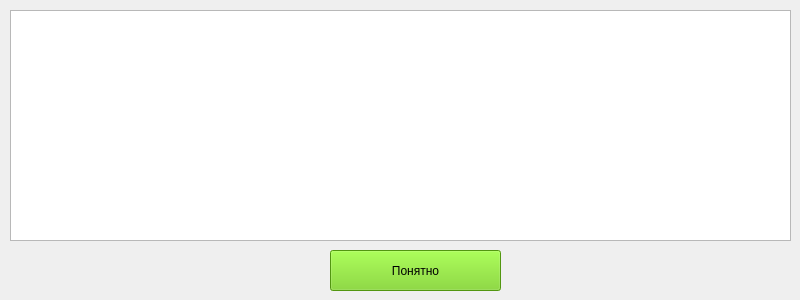
<?xml version="1.0" encoding="UTF-8"?>
<ui version="4.0">
 <class>AnsPopup</class>
 <widget class="QWidget" name="AnsPopup">
  <property name="geometry">
   <rect>
    <x>0</x>
    <y>0</y>
    <width>800</width>
    <height>300</height>
   </rect>
  </property>
  <property name="minimumSize">
   <size>
    <width>800</width>
    <height>300</height>
   </size>
  </property>
  <property name="maximumSize">
   <size>
    <width>800</width>
    <height>300</height>
   </size>
  </property>
  <property name="windowTitle">
   <string>Ответ </string>
  </property>
  <widget class="QTextBrowser" name="textPad">
   <property name="geometry">
    <rect>
     <x>10</x>
     <y>10</y>
     <width>781</width>
     <height>231</height>
    </rect>
   </property>
   <property name="font">
    <font>
     <family>KacstDigital</family>
     <pointsize>16</pointsize>
    </font>
   </property>
   <property name="html">
    <string>&lt;!DOCTYPE HTML PUBLIC &quot;-//W3C//DTD HTML 4.0//EN&quot; &quot;http://www.w3.org/TR/REC-html40/strict.dtd&quot;&gt;
&lt;html&gt;&lt;head&gt;&lt;meta name=&quot;qrichtext&quot; content=&quot;1&quot; /&gt;&lt;style type=&quot;text/css&quot;&gt;
p, li { white-space: pre-wrap; }
&lt;/style&gt;&lt;/head&gt;&lt;body style=&quot; font-family:'KacstDigital'; font-size:16pt; font-weight:400; font-style:normal;&quot;&gt;
&lt;p align=&quot;justify&quot; style=&quot;-qt-paragraph-type:empty; margin-top:0px; margin-bottom:0px; margin-left:0px; margin-right:0px; -qt-block-indent:0; text-indent:0px; font-family:'Ubuntu'; font-size:11pt;&quot;&gt;&lt;br /&gt;&lt;/p&gt;&lt;/body&gt;&lt;/html&gt;</string>
   </property>
  </widget>
  <widget class="QPushButton" name="okBtn">
   <property name="geometry">
    <rect>
     <x>330</x>
     <y>250</y>
     <width>171</width>
     <height>41</height>
    </rect>
   </property>
   <property name="sizePolicy">
    <sizepolicy hsizetype="Fixed" vsizetype="Fixed">
     <horstretch>0</horstretch>
     <verstretch>0</verstretch>
    </sizepolicy>
   </property>
   <property name="palette">
    <palette>
     <active>
      <colorrole role="WindowText">
       <brush brushstyle="SolidPattern">
        <color alpha="255">
         <red>0</red>
         <green>0</green>
         <blue>0</blue>
        </color>
       </brush>
      </colorrole>
      <colorrole role="Button">
       <brush brushstyle="SolidPattern">
        <color alpha="255">
         <red>115</red>
         <green>210</green>
         <blue>22</blue>
        </color>
       </brush>
      </colorrole>
      <colorrole role="Light">
       <brush brushstyle="SolidPattern">
        <color alpha="255">
         <red>170</red>
         <green>255</green>
         <blue>87</blue>
        </color>
       </brush>
      </colorrole>
      <colorrole role="Midlight">
       <brush brushstyle="SolidPattern">
        <color alpha="255">
         <red>142</red>
         <green>232</green>
         <blue>54</blue>
        </color>
       </brush>
      </colorrole>
      <colorrole role="Dark">
       <brush brushstyle="SolidPattern">
        <color alpha="255">
         <red>57</red>
         <green>105</green>
         <blue>11</blue>
        </color>
       </brush>
      </colorrole>
      <colorrole role="Mid">
       <brush brushstyle="SolidPattern">
        <color alpha="255">
         <red>76</red>
         <green>140</green>
         <blue>14</blue>
        </color>
       </brush>
      </colorrole>
      <colorrole role="Text">
       <brush brushstyle="SolidPattern">
        <color alpha="255">
         <red>0</red>
         <green>0</green>
         <blue>0</blue>
        </color>
       </brush>
      </colorrole>
      <colorrole role="BrightText">
       <brush brushstyle="SolidPattern">
        <color alpha="255">
         <red>255</red>
         <green>255</green>
         <blue>255</blue>
        </color>
       </brush>
      </colorrole>
      <colorrole role="ButtonText">
       <brush brushstyle="SolidPattern">
        <color alpha="255">
         <red>0</red>
         <green>0</green>
         <blue>0</blue>
        </color>
       </brush>
      </colorrole>
      <colorrole role="Base">
       <brush brushstyle="SolidPattern">
        <color alpha="255">
         <red>255</red>
         <green>255</green>
         <blue>255</blue>
        </color>
       </brush>
      </colorrole>
      <colorrole role="Window">
       <brush brushstyle="SolidPattern">
        <color alpha="255">
         <red>115</red>
         <green>210</green>
         <blue>22</blue>
        </color>
       </brush>
      </colorrole>
      <colorrole role="Shadow">
       <brush brushstyle="SolidPattern">
        <color alpha="255">
         <red>0</red>
         <green>0</green>
         <blue>0</blue>
        </color>
       </brush>
      </colorrole>
      <colorrole role="AlternateBase">
       <brush brushstyle="SolidPattern">
        <color alpha="255">
         <red>185</red>
         <green>232</green>
         <blue>138</blue>
        </color>
       </brush>
      </colorrole>
      <colorrole role="ToolTipBase">
       <brush brushstyle="SolidPattern">
        <color alpha="255">
         <red>255</red>
         <green>255</green>
         <blue>220</blue>
        </color>
       </brush>
      </colorrole>
      <colorrole role="ToolTipText">
       <brush brushstyle="SolidPattern">
        <color alpha="255">
         <red>0</red>
         <green>0</green>
         <blue>0</blue>
        </color>
       </brush>
      </colorrole>
      <colorrole role="PlaceholderText">
       <brush brushstyle="SolidPattern">
        <color alpha="128">
         <red>0</red>
         <green>0</green>
         <blue>0</blue>
        </color>
       </brush>
      </colorrole>
     </active>
     <inactive>
      <colorrole role="WindowText">
       <brush brushstyle="SolidPattern">
        <color alpha="255">
         <red>0</red>
         <green>0</green>
         <blue>0</blue>
        </color>
       </brush>
      </colorrole>
      <colorrole role="Button">
       <brush brushstyle="SolidPattern">
        <color alpha="255">
         <red>115</red>
         <green>210</green>
         <blue>22</blue>
        </color>
       </brush>
      </colorrole>
      <colorrole role="Light">
       <brush brushstyle="SolidPattern">
        <color alpha="255">
         <red>170</red>
         <green>255</green>
         <blue>87</blue>
        </color>
       </brush>
      </colorrole>
      <colorrole role="Midlight">
       <brush brushstyle="SolidPattern">
        <color alpha="255">
         <red>142</red>
         <green>232</green>
         <blue>54</blue>
        </color>
       </brush>
      </colorrole>
      <colorrole role="Dark">
       <brush brushstyle="SolidPattern">
        <color alpha="255">
         <red>57</red>
         <green>105</green>
         <blue>11</blue>
        </color>
       </brush>
      </colorrole>
      <colorrole role="Mid">
       <brush brushstyle="SolidPattern">
        <color alpha="255">
         <red>76</red>
         <green>140</green>
         <blue>14</blue>
        </color>
       </brush>
      </colorrole>
      <colorrole role="Text">
       <brush brushstyle="SolidPattern">
        <color alpha="255">
         <red>0</red>
         <green>0</green>
         <blue>0</blue>
        </color>
       </brush>
      </colorrole>
      <colorrole role="BrightText">
       <brush brushstyle="SolidPattern">
        <color alpha="255">
         <red>255</red>
         <green>255</green>
         <blue>255</blue>
        </color>
       </brush>
      </colorrole>
      <colorrole role="ButtonText">
       <brush brushstyle="SolidPattern">
        <color alpha="255">
         <red>0</red>
         <green>0</green>
         <blue>0</blue>
        </color>
       </brush>
      </colorrole>
      <colorrole role="Base">
       <brush brushstyle="SolidPattern">
        <color alpha="255">
         <red>255</red>
         <green>255</green>
         <blue>255</blue>
        </color>
       </brush>
      </colorrole>
      <colorrole role="Window">
       <brush brushstyle="SolidPattern">
        <color alpha="255">
         <red>115</red>
         <green>210</green>
         <blue>22</blue>
        </color>
       </brush>
      </colorrole>
      <colorrole role="Shadow">
       <brush brushstyle="SolidPattern">
        <color alpha="255">
         <red>0</red>
         <green>0</green>
         <blue>0</blue>
        </color>
       </brush>
      </colorrole>
      <colorrole role="AlternateBase">
       <brush brushstyle="SolidPattern">
        <color alpha="255">
         <red>185</red>
         <green>232</green>
         <blue>138</blue>
        </color>
       </brush>
      </colorrole>
      <colorrole role="ToolTipBase">
       <brush brushstyle="SolidPattern">
        <color alpha="255">
         <red>255</red>
         <green>255</green>
         <blue>220</blue>
        </color>
       </brush>
      </colorrole>
      <colorrole role="ToolTipText">
       <brush brushstyle="SolidPattern">
        <color alpha="255">
         <red>0</red>
         <green>0</green>
         <blue>0</blue>
        </color>
       </brush>
      </colorrole>
      <colorrole role="PlaceholderText">
       <brush brushstyle="SolidPattern">
        <color alpha="128">
         <red>0</red>
         <green>0</green>
         <blue>0</blue>
        </color>
       </brush>
      </colorrole>
     </inactive>
     <disabled>
      <colorrole role="WindowText">
       <brush brushstyle="SolidPattern">
        <color alpha="255">
         <red>57</red>
         <green>105</green>
         <blue>11</blue>
        </color>
       </brush>
      </colorrole>
      <colorrole role="Button">
       <brush brushstyle="SolidPattern">
        <color alpha="255">
         <red>115</red>
         <green>210</green>
         <blue>22</blue>
        </color>
       </brush>
      </colorrole>
      <colorrole role="Light">
       <brush brushstyle="SolidPattern">
        <color alpha="255">
         <red>170</red>
         <green>255</green>
         <blue>87</blue>
        </color>
       </brush>
      </colorrole>
      <colorrole role="Midlight">
       <brush brushstyle="SolidPattern">
        <color alpha="255">
         <red>142</red>
         <green>232</green>
         <blue>54</blue>
        </color>
       </brush>
      </colorrole>
      <colorrole role="Dark">
       <brush brushstyle="SolidPattern">
        <color alpha="255">
         <red>57</red>
         <green>105</green>
         <blue>11</blue>
        </color>
       </brush>
      </colorrole>
      <colorrole role="Mid">
       <brush brushstyle="SolidPattern">
        <color alpha="255">
         <red>76</red>
         <green>140</green>
         <blue>14</blue>
        </color>
       </brush>
      </colorrole>
      <colorrole role="Text">
       <brush brushstyle="SolidPattern">
        <color alpha="255">
         <red>57</red>
         <green>105</green>
         <blue>11</blue>
        </color>
       </brush>
      </colorrole>
      <colorrole role="BrightText">
       <brush brushstyle="SolidPattern">
        <color alpha="255">
         <red>255</red>
         <green>255</green>
         <blue>255</blue>
        </color>
       </brush>
      </colorrole>
      <colorrole role="ButtonText">
       <brush brushstyle="SolidPattern">
        <color alpha="255">
         <red>57</red>
         <green>105</green>
         <blue>11</blue>
        </color>
       </brush>
      </colorrole>
      <colorrole role="Base">
       <brush brushstyle="SolidPattern">
        <color alpha="255">
         <red>115</red>
         <green>210</green>
         <blue>22</blue>
        </color>
       </brush>
      </colorrole>
      <colorrole role="Window">
       <brush brushstyle="SolidPattern">
        <color alpha="255">
         <red>115</red>
         <green>210</green>
         <blue>22</blue>
        </color>
       </brush>
      </colorrole>
      <colorrole role="Shadow">
       <brush brushstyle="SolidPattern">
        <color alpha="255">
         <red>0</red>
         <green>0</green>
         <blue>0</blue>
        </color>
       </brush>
      </colorrole>
      <colorrole role="AlternateBase">
       <brush brushstyle="SolidPattern">
        <color alpha="255">
         <red>115</red>
         <green>210</green>
         <blue>22</blue>
        </color>
       </brush>
      </colorrole>
      <colorrole role="ToolTipBase">
       <brush brushstyle="SolidPattern">
        <color alpha="255">
         <red>255</red>
         <green>255</green>
         <blue>220</blue>
        </color>
       </brush>
      </colorrole>
      <colorrole role="ToolTipText">
       <brush brushstyle="SolidPattern">
        <color alpha="255">
         <red>0</red>
         <green>0</green>
         <blue>0</blue>
        </color>
       </brush>
      </colorrole>
      <colorrole role="PlaceholderText">
       <brush brushstyle="SolidPattern">
        <color alpha="128">
         <red>0</red>
         <green>0</green>
         <blue>0</blue>
        </color>
       </brush>
      </colorrole>
     </disabled>
    </palette>
   </property>
   <property name="text">
    <string>Понятно</string>
   </property>
  </widget>
 </widget>
 <resources/>
 <connections/>
</ui>
